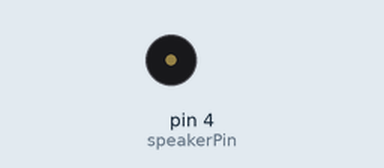
This sketch was run on a simulated Arduino Uno, built with avr-gcc and run on an emulated ATmega328P. Parts: buzzer (waves = sounding).

Above: at 0.1 s.
At 7.5 s:
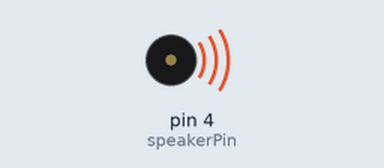
Timing chart, 0 to 43.0 s (numbered marks = the images above):
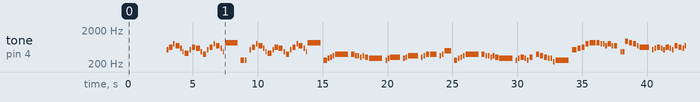

The sketch:

tono_pegasus_fantasy.ino
```cpp
//*****************************************************
//Realizado por © 2017 Sebastian Cuenca ***************
//Comparte, like y comenta :D :D :D *******************
//*****************************************************

int statePin = LOW;
int speakerPin = 4;

int length = 209; // the number of notes                                                                                                                                                                  //%
char notes[] = "CRGFDshCRDsgCRGFDsH cc CRGFDshCRDsgCRGFDsH cdrfg gffrfrd cdr drf rfgg fgb cdrfg gffrfrd cdrdcr gfrdd-c CDRGHHGGFGFF ssSHGFR CDRDCRDCFRDFsssbCD GGG CGFRDCG FFFFSHGGFGRFG GGGCGFRDCG DDDDRFFD HGFRCCDRHHHSOS  GGG "; // a space represents a rest
float beats[] = {1,1,1,2.5,1,0.7,2.5,1,1,2.5,1,2,1,1,1,2.5,1,0.7,8, 1, 2,1, 1, 1,1,1,2.5,1,0.7,2.5,1,1,2.5,1,2,1,1,1,2.5,1,0.7,8, 1, 2,1,1,1,8, 1, 2,1,1,1,1,2,8, 1, 1,1,6, 1, 1,1,6, 1, 1,1,2,4, 1, 1,1,4, 1, 2,1,1,1,8, 1, 2,1,1,1,1,2,8, 1, 1,1,2,1,1,2, 1, 2,2,2,1,1,1,8, 1, 3,2,1,2,4,2,1,1,1,2,1,2, 1, 1,1,2,2,2,1,3, 1, 1,1,1,1,1,1,1,1,2,1,1,2,1,1,1,4,4,8, 1, 2,1,6, 1, 1,2,2,2,2,4,8, 1, 2,1,6,1,2,2,1,1,1,6,1,1,6, 1, 2,1,6,1,2,2,2,2,4,8, 1, 2,1,6,1,1,1,4,6, 1, 2,2,1,4,1,2,2,1,4,1,2,1,2,10, 1,1, 4,4,12, 1}; //Page 6


int tempo = 120;

void playTone(int ton1, int duration) {
  for (long i = 0; i < duration * 1000L; i += ton1) {
    tone(speakerPin, ton1);
    delayMicroseconds(ton1);
  }
  noTone(speakerPin);
}

void playNote(char note, int duration) {
//                        c    c#   d    d#   e    f    f#   g    g#   a    a#   b             d#              f#       g#              a#           D#             F#        G#          A#
  char names[] = { ' ',  '!', '2', '3', '4', '5', '6', '7', '8', '9', '0', '-', '=', 'c', 'd', 'r', 'e', 'f', 'm', 'g', 'h',  'a', 'b','s','C', 'D', 'R', 'E', 'F', 'M', 'G', 'H', 'A', 'S', 'B', 'O', 'i', 'N', 'R', 'u', 'L', 'k'}; // [i = b flat] [N = G flat] [R = D#] [u = g#] [1 = C oct. 5] [L = E flat]
  int tones[] =  {   0, 1046, 138, 146, 155, 164, 174, 184, 195, 207, 220, 233, 246, 261, 293, 311, 329, 349, 370, 391, 415, 440, 493, 466 ,523, 587, 622, 659, 698, 740 ,783, 831,880, 932, 987, 1046,466, 740, 622, 415, 622u, 227};

  // play the tone corresponding to the note name
  for (int i = 0; i < 42; i++) {
    if (names[i] == note) {
      playTone(tones[i], duration);
    }
  }
}


void setup() {
  pinMode(speakerPin, OUTPUT);
  delay(3000);
}

void loop() {
  for (int i = 0; i < length; i++) {
    if (notes[i] == ' ') {
      delay(beats[i] * tempo); // rest
    } else {

      playNote(notes[i], beats[i] * tempo);

  }

    // pause between notes
    delay(tempo / 2);
  }
}

//*****************************************************
//Realizado por © 2017 Sebastian Cuenca ***************
//Comparte, like y comenta :D :D :D *******************
//*****************************************************
```

Measured:
- by itself, tone on pin 4 (speakerPin): plays 523 Hz for 0.12 s, 622 Hz for 0.25 s, 783 Hz for 0.12 s, 698 Hz for 0.31 s, 587 Hz for 0.12 s, 466 Hz for 0.09 s … (121 notes in this stretch)
